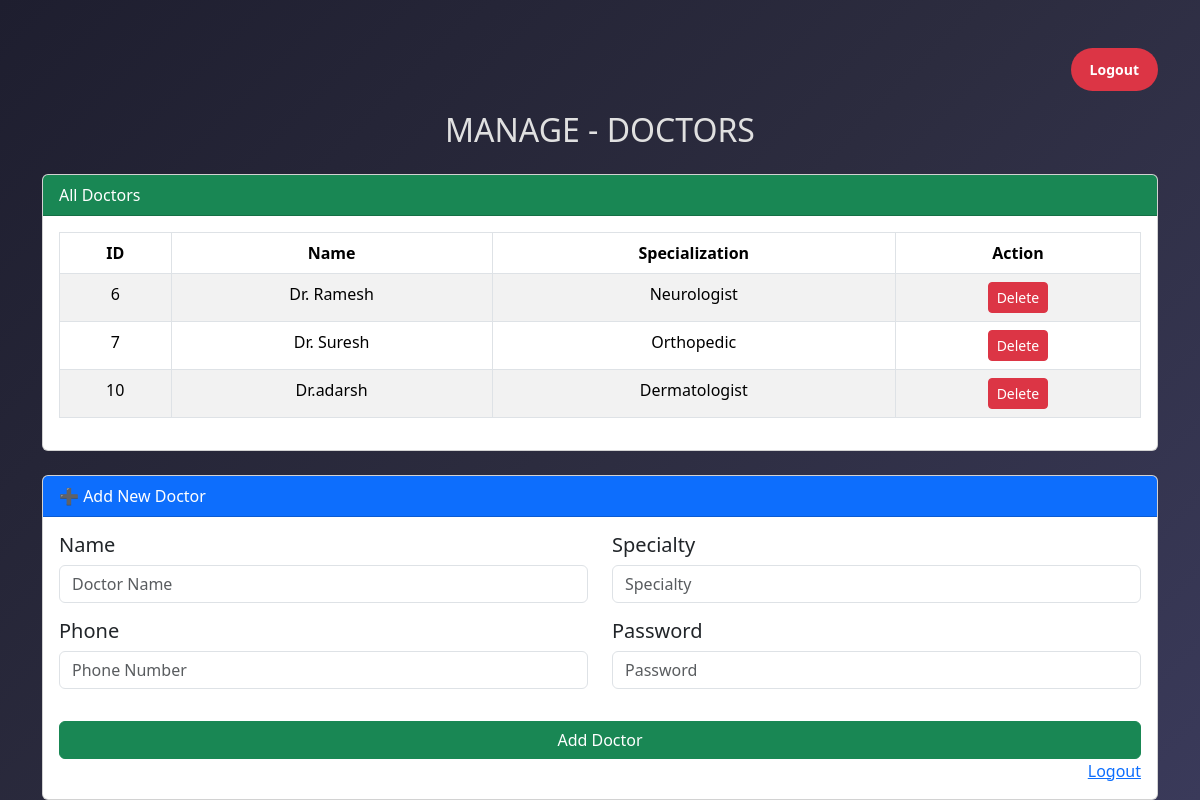
/manage/doctors/ (signed in), run on an earlier commit of the app's database.
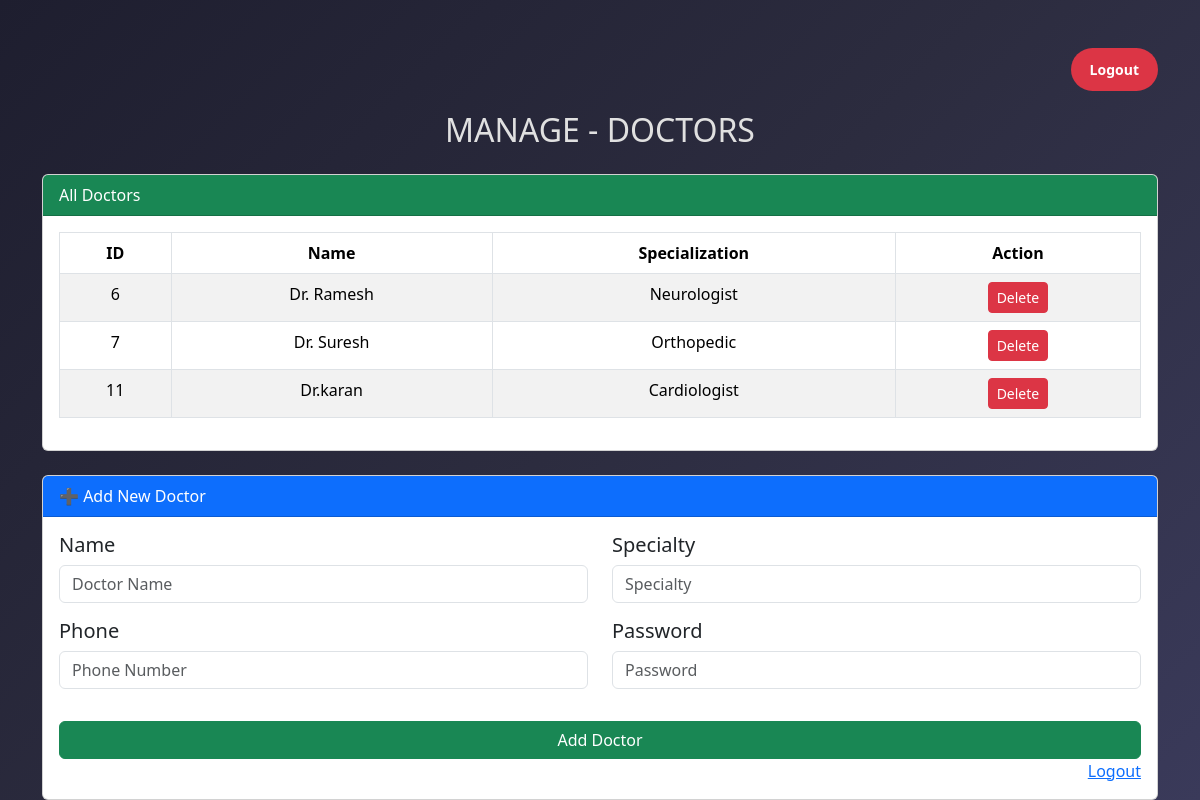
And on a later commit of the database.
### hospital_app/models.py (models this page shows, shortened)
class Doctor(models.Model):
    name=models.CharField(max_length=50)
    specialty=models.CharField(max_length=50)
    phone = models.CharField(max_length=15)
    password = models.CharField(max_length=128)

### hospital_app/views.py (the view, shortened to what this page needs)
# urls.py: path('manage/doctors/',views.manage_doctors,name="manage_doctors"),
@admin_required
def manage_doctors(request):
    doctors= Doctor.objects.all()
    return render(request,"doctor_add_page.html",{"doctors":doctors})

### hospital_app/templates/doctor_add_page.html (shortened to what this page needs)
{% load static %}
<!DOCTYPE html>
<html lang="en">
<head>
  <link href="https://cdn.jsdelivr.net/npm/bootstrap@5.3.2/dist/css/bootstrap.min.css" rel="stylesheet">
  <link rel="stylesheet" href="{% static 'css/doctor_add_page.css' %}">
</head>
<body>
  <div class="container mt-5">
      <div class="logout-container">
            <a href="{% url 'admin_logout' %}" class="btn logout-btn">Logout</a>
        </div>
    <h2 class="text-center mb-4"> MANAGE - DOCTORS</h2>
    <div class="card mb-4">
      <div class="card-header bg-success text-white">All Doctors</div>
      <div class="card-body">
        {% if doctors %}
        <table class="table table-bordered table-striped text-center">
          <thead>
            <tr>
              <th>ID</th>
              <th>Name</th>
              <th>Specialization</th>
              <th>Action</th>
            </tr>
          </thead>
          <tbody>
            {% for doc in doctors %}
            <tr>
              <td>{{ doc.id }}</td>
              <td>{{ doc.name }}</td>
              <td>{{ doc.specialty }}</td>
              <td>
                <a href="{% url 'delete_doctor' doc.id %}" class="btn btn-danger btn-sm">Delete</a>
              </td>
            </tr>
            {% endfor %}
          </tbody>
        </table>
        {% else %}
        <p class="text-center">No doctors found.</p>
        {% endif %}
      </div>
    </div>
    <div class="card">
      <div class="card-header bg-primary text-white">➕ Add New Doctor</div>
      <div class="card-body">
        <form method="POST" action="{% url 'manage_doctors' %}">
          <div class="row mb-3">
            <div class="col-md-6 mb-3">
                <h5>Name</h5>
              <input type="text" name="name" class="form-control" placeholder="Doctor Name" required>
            </div>
            <div class="col-md-6 mb-3">
              <h5>Specialty</h5>
              <input type="text" name="specialty" class="form-control" placeholder="Specialty" required>
            </div>
            <div class="col-md-6 mb-3">
                <h5>Phone</h5>
              <input type="tel" name="phone" class="form-control" placeholder="Phone Number" required
                pattern="[0-9]{10}" title="Enter 10-digit phone number">
            </div>
            <div class="col-md-6 mb-3">
                <h5>Password</h5>
              <input type="password" name="password" class="form-control" placeholder="Password" required>
            </div>
          </div>
          <button type="submit" class="btn btn-success w-100">Add Doctor</button>
          <br>
          <a href="{% url 'admin_logout' %}" style="float:right;">Logout</a>
        </form>
      </div>
    </div>
</body>
</html>

What changed in the data, as far as the page shows it:
removed Doctor: id "10", name "Dr.adarsh", specialty "Dermatologist"
added Doctor: id "11", name "Dr.karan", specialty "Cardiologist"
